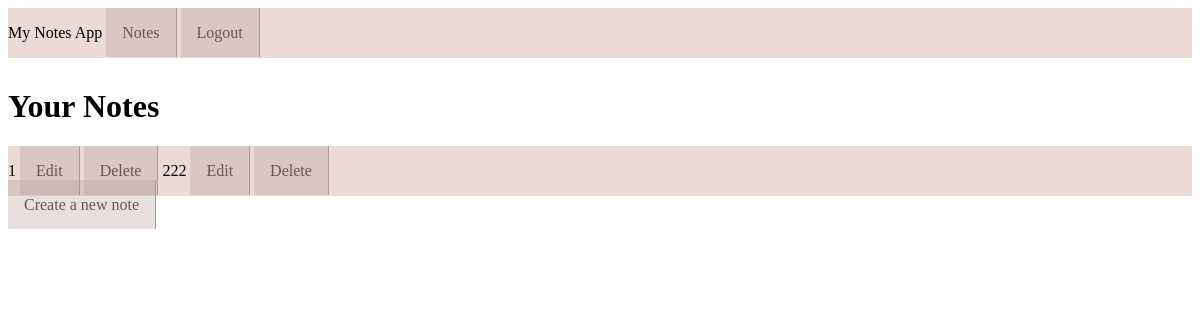
The page /notes/list/ (signed in) on the database as committed earlier.
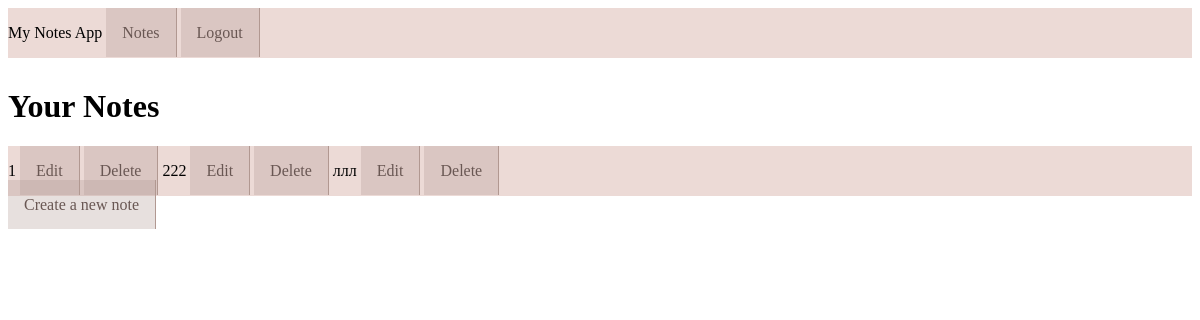
The same page on the database as committed later.
### notes/models.py (models this page shows, shortened)
class Note(models.Model):
    user = models.ForeignKey(User, on_delete=models.CASCADE)
    title = models.CharField(max_length=255)
    content = models.TextField()

### notes/views.py (the view)
# urls.py: path('list/', NoteListView.as_view(), name='note-list'),
class NoteListView(LoginRequiredMixin, ListView):
    model = Note
    template_name = 'note_list.html'
    context_object_name = 'notes'
    ordering = ['-id']
    def get_queryset(self):
        return Note.objects.filter(user=self.request.user)

### notes/templates/note_list.html (shortened to what this page needs)
{% extends 'base_generic.html' %}
{% load static %}
{% block content %}
  <h1>Your Notes</h1>
  <ul>
    {% for note in notes %}
      <li>
        {{ note.title }}
        <a href="{% url 'notes:note-update' note.pk %}">Edit</a>
        <a href="{% url 'notes:note-delete' note.pk %}">Delete</a>
      </li>
    {% endfor %}
  </ul>
  <a href="{% url 'notes:note-create' %}">Create a new note</a>
{% endblock %}

### notes/templates/base_generic.html (shortened to what this page needs)
<!DOCTYPE html>
<html lang="en">
<head>
</head>
<body>
    <header>
        <nav>
            <ul>
                <li><a<h1>My Notes App</h1></li>
                  <li><a href="{% url 'notes:note-list' %}">Notes</a></li>
                  {% if user.is_authenticated and not user.is_staff %}
                    <li><a href="{% url 'logout' %}">Logout</a></li>
                  {% endif %}
                </ul>
              </nav>
    </header>
    <main>
        {% block content %}{% endblock %}
    </main>
</body>
</html>

### notes/templates/base_generic.html (style rules this page uses)
ul { list-style: none; margin: 0 auto; padding: 1em 0; background: #ECDAD6; }
a { text-decoration: none; font-family: 'Lora', serif; padding: 1em; background: rgba(177, 152, 145, .3); border-right: 1px solid #b19891; color: #695753; }
nav { width: auto; margin: 0 auto 30px; }
li { display: inline; }

Rows that differ between the two databases and show on the page:
added Note: title "ллл"
